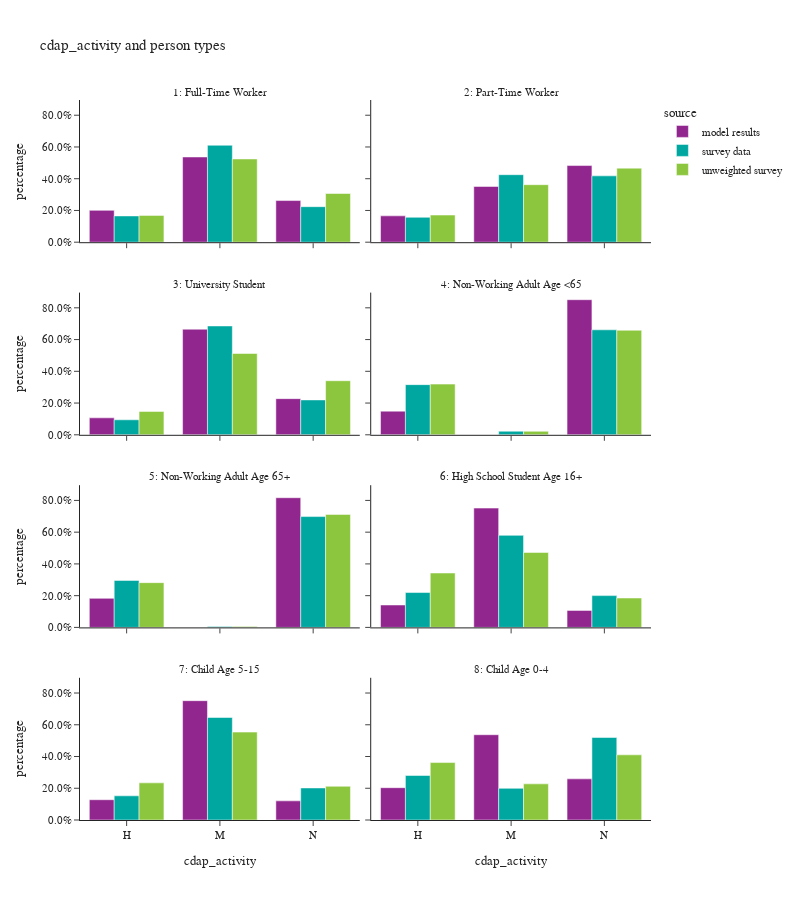

Notebook source saved alongside this figure:
### Markdown cell above
# CDAP activity by person type

### Code cell
df_plot = per_data.groupby(['source','ptype_des','cdap_activity'])['person_weight'].sum().reset_index()
df_plot['percentage'] = df_plot.groupby(['source','ptype_des'], group_keys=False)['person_weight'].\
    apply(lambda x: x / float(x.sum()))

fig = px.bar(df_plot, x="cdap_activity", y="percentage", color="source",barmode="group",
                facet_col="ptype_des", facet_col_wrap=2,
                title="cdap_activity and person types")
fig.for_each_annotation(lambda a: a.update(text = a.text.split("=")[-1]))
fig.for_each_yaxis(lambda a: a.update(tickformat = ".1%"))
fig.update_layout(height=900, width=800)
fig.show()

### Figure 1 — Plotly figure (JSON) as saved in the notebook; plotly's stock layout.template omitted (floating-point values rounded to 4 significant figures)
{"data": [{"alignmentgroup": "True", "hovertemplate": "source=model results<br>ptype_des=1: Full-Time Worker<br>cdap_activity=%{x}<br>percentage=%{y}<extra></extra>", "legendgroup": "model results", "marker": {"color": "#91268F", "pattern": {"shape": ""}}, "name": "model results", "offsetgroup": "model results", "orientation": "v", "showlegend": true, "textposition": "auto", "type": "bar", "x": ["H", "M", "N"], "xaxis": "x7", "y": [0.2007, 0.537, 0.2623], "yaxis": "y7"}, {"alignmentgroup": "True", "hovertemplate": "source=model results<br>ptype_des=2: Part-Time Worker<br>cdap_activity=%{x}<br>percentage=%{y}<extra></extra>", "legendgroup": "model results", "marker": {"color": "#91268F", "pattern": {"shape": ""}}, "name": "model results", "offsetgroup": "model results", "orientation": "v", "showlegend": false, "textposition": "auto", "type": "bar", "x": ["H", "M", "N"], "xaxis": "x8", "y": [0.166, 0.3511, 0.4829], "yaxis": "y8"}, {"alignmentgroup": "True", "hovertemplate": "source=model results<br>ptype_des=3: University Student<br>cdap_activity=%{x}<br>percentage=%{y}<extra></extra>", "legendgroup": "model results", "marker": {"color": "#91268F", "pattern": {"shape": ""}}, "name": "model results", "offsetgroup": "model results", "orientation": "v", "showlegend": false, "textposition": "auto", "type": "bar", "x": ["H", "M", "N"], "xaxis": "x5", "y": [0.1069, 0.6654, 0.2277], "yaxis": "y5"}, {"alignmentgroup": "True", "hovertemplate": "source=model results<br>ptype_des=4: Non-Working Adult Age <65<br>cdap_activity=%{x}<br>percentage=%{y}<extra></extra>", "legendgroup": "model results", "marker": {"color": "#91268F", "pattern": {"shape": ""}}, "name": "model results", "offsetgroup": "model results", "orientation": "v", "showlegend": false, "textposition": "auto", "type": "bar", "x": ["H", "N"], "xaxis": "x6", "y": [0.1489, 0.8511], "yaxis": "y6"}, {"alignmentgroup": "True", "hovertemplate": "source=model results<br>ptype_des=5: Non-Working Adult Age 65+<br>cdap_activity=%{x}<br>percentage=%{y}<extra></extra>", "legendgroup": "model results", "marker": {"color": "#91268F", "pattern": {"shape": ""}}, "name": "model results", "offsetgroup": "model results", "orientation": "v", "showlegend": false, "textposition": "auto", "type": "bar", "x": ["H", "N"], "xaxis": "x3", "y": [0.183, 0.817], "yaxis": "y3"}, {"alignmentgroup": "True", "hovertemplate": "source=model results<br>ptype_des=6: High School Student Age 16+<br>cdap_activity=%{x}<br>percentage=%{y}<extra></extra>", "legendgroup": "model results", "marker": {"color": "#91268F", "pattern": {"shape": ""}}, "name": "model results", "offsetgroup": "model results", "orientation": "v", "showlegend": false, "textposition": "auto", "type": "bar", "x": ["H", "M", "N"], "xaxis": "x4", "y": [0.1412, 0.7516, 0.1072], "yaxis": "y4"}, {"alignmentgroup": "True", "hovertemplate": "source=model results<br>ptype_des=7: Child Age 5-15<br>cdap_activity=%{x}<br>percentage=%{y}<extra></extra>", "legendgroup": "model results", "marker": {"color": "#91268F", "pattern": {"shape": ""}}, "name": "model results", "offsetgroup": "model results", "orientation": "v", "showlegend": false, "textposition": "auto", "type": "bar", "x": ["H", "M", "N"], "xaxis": "x", "y": [0.1277, 0.7517, 0.1205], "yaxis": "y"}, {"alignmentgroup": "True", "hovertemplate": "source=model results<br>ptype_des=8: Child Age 0-4<br>cdap_activity=%{x}<br>percentage=%{y}<extra></extra>", "legendgroup": "model results", "marker": {"color": "#91268F", "pattern": {"shape": ""}}, "name": "model results", "offsetgroup": "model results", "orientation": "v", "showlegend": false, "textposition": "auto", "type": "bar", "x": ["H", "M", "N"], "xaxis": "x2", "y": [0.2035, 0.5373, 0.2592], "yaxis": "y2"}, {"alignmentgroup": "True", "hovertemplate": "source=survey data<br>ptype_des=1: Full-Time Worker<br>cdap_activity=%{x}<br>percentage=%{y}<extra></extra>", "legendgroup": "survey data", "marker": {"color": "#00A7A0", "pattern": {"shape": ""}}, "name": "survey data", "offsetgroup": "survey data", "orientation": "v", "showlegend": true, "textposition": "auto", "type": "bar", "x": ["H", "M", "N"], "xaxis": "x7", "y": [0.1655, 0.6107, 0.2238], "yaxis": "y7"}, {"alignmentgroup": "True", "hovertemplate": "source=survey data<br>ptype_des=2: Part-Time Worker<br>cdap_activity=%{x}<br>percentage=%{y}<extra></extra>", "legendgroup": "survey data", "marker": {"color": "#00A7A0", "pattern": {"shape": ""}}, "name": "survey data", "offsetgroup": "survey data", "orientation": "v", "showlegend": false, "textposition": "auto", "type": "bar", "x": ["H", "M", "N"], "xaxis": "x8", "y": [0.1568, 0.4253, 0.4179], "yaxis": "y8"}, {"alignmentgroup": "True", "hovertemplate": "source=survey data<br>ptype_des=3: University Student<br>cdap_activity=%{x}<br>percentage=%{y}<extra></extra>", "legendgroup": "survey data", "marker": {"color": "#00A7A0", "pattern": {"shape": ""}}, "name": "survey data", "offsetgroup": "survey data", "orientation": "v", "showlegend": false, "textposition": "auto", "type": "bar", "x": ["H", "M", "N"], "xaxis": "x5", "y": [0.09449, 0.6857, 0.2198], "yaxis": "y5"}, {"alignmentgroup": "True", "hovertemplate": "source=survey data<br>ptype_des=4: Non-Working Adult Age <65<br>cdap_activity=%{x}<br>percentage=%{y}<extra></extra>", "legendgroup": "survey data", "marker": {"color": "#00A7A0", "pattern": {"shape": ""}}, "name": "survey data", "offsetgroup": "survey data", "orientation": "v", "showlegend": false, "textposition": "auto", "type": "bar", "x": ["H", "M", "N"], "xaxis": "x6", "y": [0.316, 0.02257, 0.6614], "yaxis": "y6"}, {"alignmentgroup": "True", "hovertemplate": "source=survey data<br>ptype_des=5: Non-Working Adult Age 65+<br>cdap_activity=%{x}<br>percentage=%{y}<extra></extra>", "legendgroup": "survey data", "marker": {"color": "#00A7A0", "pattern": {"shape": ""}}, "name": "survey data", "offsetgroup": "survey data", "orientation": "v", "showlegend": false, "textposition": "auto", "type": "bar", "x": ["H", "M", "N"], "xaxis": "x3", "y": [0.296, 0.0058, 0.6982], "yaxis": "y3"}, {"alignmentgroup": "True", "hovertemplate": "source=survey data<br>ptype_des=6: High School Student Age 16+<br>cdap_activity=%{x}<br>percentage=%{y}<extra></extra>", "legendgroup": "survey data", "marker": {"color": "#00A7A0", "pattern": {"shape": ""}}, "name": "survey data", "offsetgroup": "survey data", "orientation": "v", "showlegend": false, "textposition": "auto", "type": "bar", "x": ["H", "M", "N"], "xaxis": "x4", "y": [0.2198, 0.5799, 0.2003], "yaxis": "y4"}, {"alignmentgroup": "True", "hovertemplate": "source=survey data<br>ptype_des=7: Child Age 5-15<br>cdap_activity=%{x}<br>percentage=%{y}<extra></extra>", "legendgroup": "survey data", "marker": {"color": "#00A7A0", "pattern": {"shape": ""}}, "name": "survey data", "offsetgroup": "survey data", "orientation": "v", "showlegend": false, "textposition": "auto", "type": "bar", "x": ["H", "M", "N"], "xaxis": "x", "y": [0.1523, 0.6457, 0.202], "yaxis": "y"}, {"alignmentgroup": "True", "hovertemplate": "source=survey data<br>ptype_des=8: Child Age 0-4<br>cdap_activity=%{x}<br>percentage=%{y}<extra></extra>", "legendgroup": "survey data", "marker": {"color": "#00A7A0", "pattern": {"shape": ""}}, "name": "survey data", "offsetgroup": "survey data", "orientation": "v", "showlegend": false, "textposition": "auto", "type": "bar", "x": ["H", "M", "N"], "xaxis": "x2", "y": [0.2806, 0.1995, 0.52], "yaxis": "y2"}, {"alignmentgroup": "True", "hovertemplate": "source=unweighted survey<br>ptype_des=1: Full-Time Worker<br>cdap_activity=%{x}<br>percentage=%{y}<extra></extra>", "legendgroup": "unweighted survey", "marker": {"color": "#8CC63E", "pattern": {"shape": ""}}, "name": "unweighted survey", "offsetgroup": "unweighted survey", "orientation": "v", "showlegend": true, "textposition": "auto", "type": "bar", "x": ["H", "M", "N"], "xaxis": "x7", "y": [0.1688, 0.5245, 0.3068], "yaxis": "y7"}, {"alignmentgroup": "True", "hovertemplate": "source=unweighted survey<br>ptype_des=2: Part-Time Worker<br>cdap_activity=%{x}<br>percentage=%{y}<extra></extra>", "legendgroup": "unweighted survey", "marker": {"color": "#8CC63E", "pattern": {"shape": ""}}, "name": "unweighted survey", "offsetgroup": "unweighted survey", "orientation": "v", "showlegend": false, "textposition": "auto", "type": "bar", "x": ["H", "M", "N"], "xaxis": "x8", "y": [0.171, 0.3623, 0.4666], "yaxis": "y8"}, {"alignmentgroup": "True", "hovertemplate": "source=unweighted survey<br>ptype_des=3: University Student<br>cdap_activity=%{x}<br>percentage=%{y}<extra></extra>", "legendgroup": "unweighted survey", "marker": {"color": "#8CC63E", "pattern": {"shape": ""}}, "name": "unweighted survey", "offsetgroup": "unweighted survey", "orientation": "v", "showlegend": false, "textposition": "auto", "type": "bar", "x": ["H", "M", "N"], "xaxis": "x5", "y": [0.1471, 0.5123, 0.3407], "yaxis": "y5"}, {"alignmentgroup": "True", "hovertemplate": "source=unweighted survey<br>ptype_des=4: Non-Working Adult Age <65<br>cdap_activity=%{x}<br>percentage=%{y}<extra></extra>", "legendgroup": "unweighted survey", "marker": {"color": "#8CC63E", "pattern": {"shape": ""}}, "name": "unweighted survey", "offsetgroup": "unweighted survey", "orientation": "v", "showlegend": false, "textposition": "auto", "type": "bar", "x": ["H", "M", "N"], "xaxis": "x6", "y": [0.3193, 0.02207, 0.6586], "yaxis": "y6"}, {"alignmentgroup": "True", "hovertemplate": "source=unweighted survey<br>ptype_des=5: Non-Working Adult Age 65+<br>cdap_activity=%{x}<br>percentage=%{y}<extra></extra>", "legendgroup": "unweighted survey", "marker": {"color": "#8CC63E", "pattern": {"shape": ""}}, "name": "unweighted survey", "offsetgroup": "unweighted survey", "orientation": "v", "showlegend": false, "textposition": "auto", "type": "bar", "x": ["H", "M", "N"], "xaxis": "x3", "y": [0.2819, 0.006293, 0.7118], "yaxis": "y3"}, {"alignmentgroup": "True", "hovertemplate": "source=unweighted survey<br>ptype_des=6: High School Student Age 16+<br>cdap_activity=%{x}<br>percentage=%{y}<extra></extra>", "legendgroup": "unweighted survey", "marker": {"color": "#8CC63E", "pattern": {"shape": ""}}, "name": "unweighted survey", "offsetgroup": "unweighted survey", "orientation": "v", "showlegend": false, "textposition": "auto", "type": "bar", "x": ["H", "M", "N"], "xaxis": "x4", "y": [0.3426, 0.4722, 0.1852], "yaxis": "y4"}, {"alignmentgroup": "True", "hovertemplate": "source=unweighted survey<br>ptype_des=7: Child Age 5-15<br>cdap_activity=%{x}<br>percentage=%{y}<extra></extra>", "legendgroup": "unweighted survey", "marker": {"color": "#8CC63E", "pattern": {"shape": ""}}, "name": "unweighted survey", "offsetgroup": "unweighted survey", "orientation": "v", "showlegend": false, "textposition": "auto", "type": "bar", "x": ["H", "M", "N"], "xaxis": "x", "y": [0.2339, 0.5536, 0.2124], "yaxis": "y"}, {"alignmentgroup": "True", "hovertemplate": "source=unweighted survey<br>ptype_des=8: Child Age 0-4<br>cdap_activity=%{x}<br>percentage=%{y}<extra></extra>", "legendgroup": "unweighted survey", "marker": {"color": "#8CC63E", "pattern": {"shape": ""}}, "name": "unweighted survey", "offsetgroup": "unweighted survey", "orientation": "v", "showlegend": false, "textposition": "auto", "type": "bar", "x": ["H", "M", "N"], "xaxis": "x2", "y": [0.3619, 0.2276, 0.4105], "yaxis": "y2"}], "layout": {"annotations": [{"font": {}, "showarrow": false, "text": "7: Child Age 5-15", "x": 0.245, "xanchor": "center", "xref": "paper", "y": 0.1975, "yanchor": "bottom", "yref": "paper"}, {"font": {}, "showarrow": false, "text": "8: Child Age 0-4", "x": 0.755, "xanchor": "center", "xref": "paper", "y": 0.1975, "yanchor": "bottom", "yref": "paper"}, {"font": {}, "showarrow": false, "text": "5: Non-Working Adult Age 65+", "x": 0.245, "xanchor": "center", "xref": "paper", "y": 0.465, "yanchor": "bottom", "yref": "paper"}, {"font": {}, "showarrow": false, "text": "6: High School Student Age 16+", "x": 0.755, "xanchor": "center", "xref": "paper", "y": 0.465, "yanchor": "bottom", "yref": "paper"}, {"font": {}, "showarrow": false, "text": "3: University Student", "x": 0.245, "xanchor": "center", "xref": "paper", "y": 0.7325, "yanchor": "bottom", "yref": "paper"}, {"font": {}, "showarrow": false, "text": "4: Non-Working Adult Age <65", "x": 0.755, "xanchor": "center", "xref": "paper", "y": 0.7325, "yanchor": "bottom", "yref": "paper"}, {"font": {}, "showarrow": false, "text": "1: Full-Time Worker", "x": 0.245, "xanchor": "center", "xref": "paper", "y": 1.0, "yanchor": "bottom", "yref": "paper"}, {"font": {}, "showarrow": false, "text": "2: Part-Time Worker", "x": 0.755, "xanchor": "center", "xref": "paper", "y": 1.0, "yanchor": "bottom", "yref": "paper"}], "barmode": "group", "height": 900, "legend": {"title": {"text": "source"}, "tracegroupgap": 0}, "title": {"text": "cdap_activity and person types"}, "width": 800, "xaxis": {"anchor": "y", "domain": [0.0, 0.49], "title": {"text": "cdap_activity"}}, "xaxis2": {"anchor": "y2", "domain": [0.51, 1.0], "matches": "x", "title": {"text": "cdap_activity"}}, "xaxis3": {"anchor": "y3", "domain": [0.0, 0.49], "matches": "x", "showticklabels": false}, "xaxis4": {"anchor": "y4", "domain": [0.51, 1.0], "matches": "x", "showticklabels": false}, "xaxis5": {"anchor": "y5", "domain": [0.0, 0.49], "matches": "x", "showticklabels": false}, "xaxis6": {"anchor": "y6", "domain": [0.51, 1.0], "matches": "x", "showticklabels": false}, "xaxis7": {"anchor": "y7", "domain": [0.0, 0.49], "matches": "x", "showticklabels": false}, "xaxis8": {"anchor": "y8", "domain": [0.51, 1.0], "matches": "x", "showticklabels": false}, "yaxis": {"anchor": "x", "domain": [0.0, 0.1975], "tickformat": ".1%", "title": {"text": "percentage"}}, "yaxis2": {"anchor": "x2", "domain": [0.0, 0.1975], "matches": "y", "showticklabels": false, "tickformat": ".1%"}, "yaxis3": {"anchor": "x3", "domain": [0.2675, 0.465], "matches": "y", "tickformat": ".1%", "title": {"text": "percentage"}}, "yaxis4": {"anchor": "x4", "domain": [0.2675, 0.465], "matches": "y", "showticklabels": false, "tickformat": ".1%"}, "yaxis5": {"anchor": "x5", "domain": [0.535, 0.7325], "matches": "y", "tickformat": ".1%", "title": {"text": "percentage"}}, "yaxis6": {"anchor": "x6", "domain": [0.535, 0.7325], "matches": "y", "showticklabels": false, "tickformat": ".1%"}, "yaxis7": {"anchor": "x7", "domain": [0.8025, 1.0], "matches": "y", "tickformat": ".1%", "title": {"text": "percentage"}}, "yaxis8": {"anchor": "x8", "domain": [0.8025, 1.0], "matches": "y", "showticklabels": false, "tickformat": ".1%"}}}
